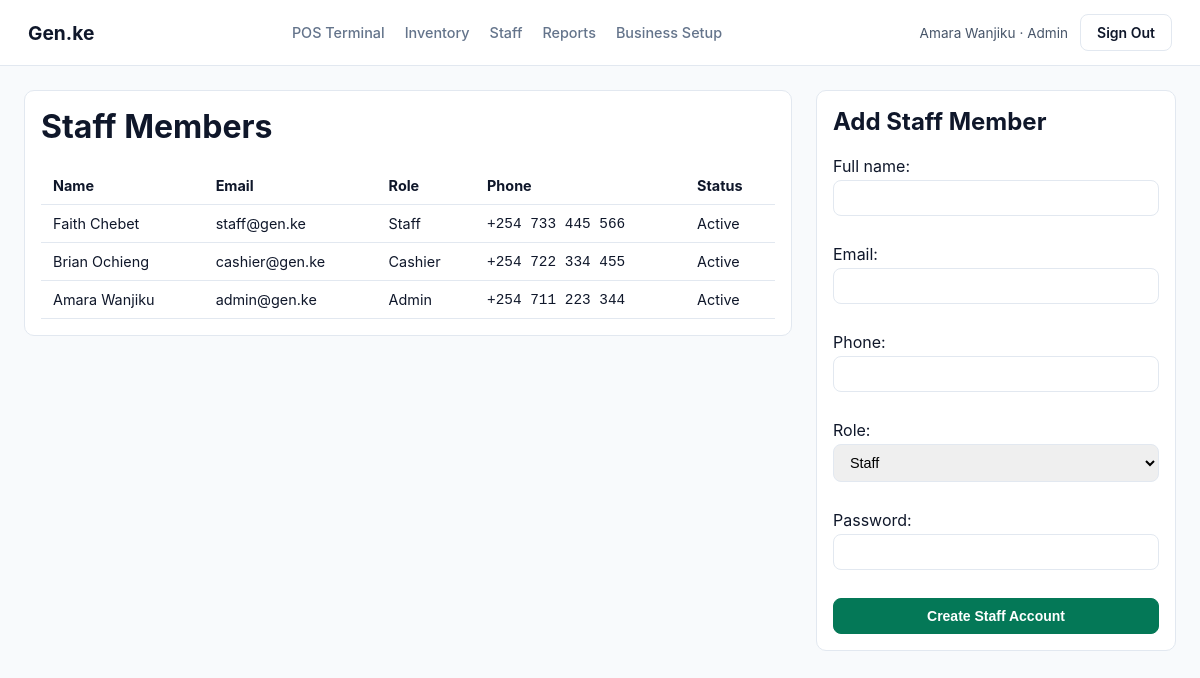
Page /staff/ (signed in) on the committed database.
### pos/models.py (models this page shows, shortened)
class User(AbstractBaseUser, PermissionsMixin):
    ROLE_CHOICES = [
        ("admin", "Admin"),
        ("cashier", "Cashier"),
        ("staff", "Staff"),
    ]
    email = models.EmailField(unique=True)
    full_name = models.CharField(max_length=120)
    phone = models.CharField(max_length=32, blank=True, default="")
    role = models.CharField(max_length=20, choices=ROLE_CHOICES, default="staff")
    is_active = models.BooleanField(default=True)
    is_staff = models.BooleanField(default=False)
    created_at = models.DateTimeField(default=timezone.now)
    objects = UserManager()
    USERNAME_FIELD = "email"
    REQUIRED_FIELDS = ["full_name"]

### pos/views.py (the view)
# urls.py: path("staff/", views.staff_view, name="staff"),
@login_required
def staff_view(request):
    if request.user.role != "admin":
        messages.error(request, "Admin access required to manage staff.")
        return redirect("pos_terminal")
    if request.method == "POST":
        form = StaffCreateForm(request.POST)
        if form.is_valid():
            staff_user = form.save()
            messages.success(request, f"Added staff member {staff_user.full_name}.")
            return redirect("staff")
    else:
        form = StaffCreateForm()
    staff_members = User.objects.all().order_by("-created_at")
    return render(
        request,
        "staff.html",
        {"business": get_business_settings(), "staff_members": staff_members, "form": form},
    )

### pos/forms.py (shortened to what this page needs)
class StaffCreateForm(forms.ModelForm):
    password = forms.CharField(widget=forms.PasswordInput(), min_length=6)
    class Meta:
        model = User
        fields = ["full_name", "email", "phone", "role", "password"]

### pos/views.py (called while the page is built)
def get_business_settings():
    settings_obj, _ = BusinessSettings.objects.get_or_create(pk=1)
    return settings_obj

### templates/staff.html (shortened to what this page needs)
{% extends "base.html" %}
{% block content %}
<div style="display:grid;grid-template-columns:1fr 360px;gap:24px;align-items:start;">
  <div class="card">
    <h1 style="margin-top:0;">Staff Members</h1>
    <table>
      <thead>
        <tr><th>Name</th><th>Email</th><th>Role</th><th>Phone</th><th>Status</th></tr>
      </thead>
      <tbody>
        {% for member in staff_members %}
        <tr>
          <td>{{ member.full_name }}</td>
          <td>{{ member.email }}</td>
          <td>{{ member.get_role_display }}</td>
          <td class="mono">{{ member.phone }}</td>
          <td>{{ member.is_active|yesno:"Active,Disabled" }}</td>
        </tr>
        {% endfor %}
      </tbody>
    </table>
  </div>
  <div class="card">
    <h2 style="margin-top:0;">Add Staff Member</h2>
    <form method="post">
      {{ form.as_p }}
      <button type="submit" class="btn btn-primary" style="width:100%;">Create Staff Account</button>
    </form>
  </div>
</div>
{% endblock %}

### templates/base.html (shortened to what this page needs)
{% load static %}
<!doctype html>
<html lang="en">
<head>
  <link rel="stylesheet" href="{% static 'css/genke.css' %}" />
</head>
<body>
  {% if user.is_authenticated %}
  <header class="topbar">
    <a class="brand" href="{% url 'pos_terminal' %}">Gen.ke</a>
    <nav class="nav-links">
      <a href="{% url 'pos_terminal' %}">POS Terminal</a>
      <a href="{% url 'inventory' %}">Inventory</a>
      {% if user.role == 'admin' %}
        <a href="{% url 'staff' %}">Staff</a>
        <a href="{% url 'reports' %}">Reports</a>
        <a href="{% url 'settings' %}">Business Setup</a>
      {% endif %}
    </nav>
    <div style="display:flex;align-items:center;gap:12px;">
      <span style="font-size:0.85rem;color:#475569;">{{ user.full_name }} · {{ user.get_role_display }}</span>
      <a class="btn" href="{% url 'logout' %}">Sign Out</a>
    </div>
  </header>
  {% endif %}
  <main class="container">
    {% block content %}{% endblock %}
  </main>
</body>
</html>

### static/css/genke.css (style rules this page uses)
:root { --bg: #f8fafc; --surface: #ffffff; --border: #e2e8f0; --text: #0f172a; --muted: #64748b; --accent: #047857; --accent-hover: #065f46; --danger: #dc2626; --warning: #d97706; }
* { box-sizing: border-box; }
body { margin: 0; font-family: "DM Sans", -apple-system, BlinkMacSystemFont, "Segoe UI", sans-serif; background: var(--bg); color: var(--text); }
.topbar { display: flex; align-items: center; justify-content: space-between; gap: 24px; padding: 14px 28px; background: var(--surface); border-bottom: 1px solid var(--border); }
.brand { font-weight: 700; font-size: 1.2rem; color: var(--text); text-decoration: none; }
.nav-links { display: flex; gap: 20px; align-items: center; }
.nav-links a { color: var(--muted); text-decoration: none; font-size: 0.9rem; font-weight: 500; }
.container { max-width: 1360px; margin: 0 auto; padding: 24px; }
.card { background: var(--surface); border: 1px solid var(--border); border-radius: 10px; padding: 16px; }
.btn { display: inline-flex; align-items: center; justify-content: center; padding: 9px 16px; border-radius: 8px; border: 1px solid var(--border); background: var(--surface); color: var(--text); font-weight: 600; font-size: 0.875rem; cursor: pointer; text-decoration: none; }
.btn-primary { background: var(--accent); border-color: var(--accent); color: #ffffff; }
input, select, textarea { width: 100%; padding: 9px 12px; border: 1px solid var(--border); border-radius: 8px; font-size: 0.9rem; margin-top: 4px; margin-bottom: 12px; }
table { width: 100%; border-collapse: collapse; }
th, td { text-align: left; padding: 10px 12px; border-bottom: 1px solid var(--border); font-size: 0.9rem; }
.mono { font-family: "JetBrains Mono", monospace; font-variant-numeric: tabular-nums; }

### rows in the picture
User: full_name "Amara Wanjiku", role "Admin", email "admin@gen.ke", phone "+254 711 223 344", is_active "Active"
User: full_name "Faith Chebet", email "staff@gen.ke", role "Staff", phone "+254 733 445 566", is_active "Active"
User: full_name "Brian Ochieng", email "cashier@gen.ke", role "Cashier", phone "+254 722 334 455", is_active "Active"
